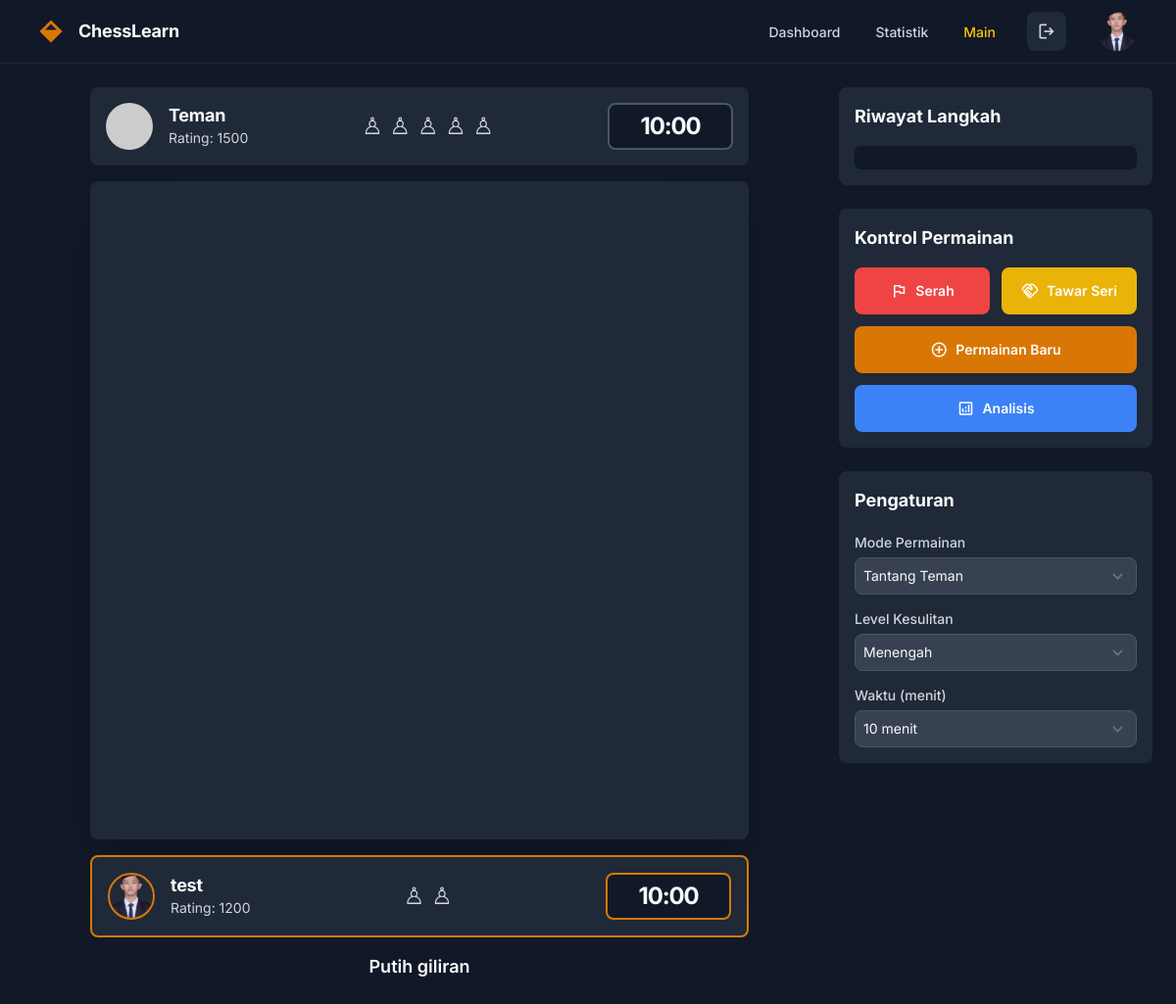
The page /play.php?mode=friend (signed in) on the database its author committed.
### tables this page shows
CREATE TABLE `users` (
  `id` int(11) NOT NULL,
  `username` varchar(50) NOT NULL,
  `email` varchar(100) NOT NULL,
  `password` varchar(255) NOT NULL,
  `elo_rating` int(11) DEFAULT 1200,
  `games_won` int(11) DEFAULT 0,
  `games_lost` int(11) DEFAULT 0,
  `games_draw` int(11) DEFAULT 0,
  `total_games` int(11) DEFAULT 0,
  `created_at` timestamp NOT NULL DEFAULT current_timestamp(),
  `last_login` timestamp NULL DEFAULT NULL,
  `is_admin` tinyint(1) DEFAULT 0,
  `avatar_url` varchar(255) DEFAULT NULL
);

### config.php (called while the page is built, shortened)
<?php
try {
    $conn = new mysqli(DB_HOST, DB_USER, DB_PASS, DB_NAME);
    $conn->set_charset("utf8mb4");
} catch (Exception $e) {
    die("Database connection error: " . $e->getMessage());
}
function getUserById($user_id) {
    global $conn;
    $stmt = $conn->prepare("SELECT * FROM users WHERE id = ?");
    $stmt->bind_param("i", $user_id);
    $stmt->execute();
    $result = $stmt->get_result();
    return $result->fetch_assoc();
}
?>

### play.php (the view, shortened to what this page needs)
<?php
require_once 'config.php';
$user = getUserById($_SESSION['user_id']);
$mode = $_GET['mode'] ?? 'computer';
$avatar_url = $user['avatar_url'] ? 'uploads/' . $user['avatar_url'] : 'https://ui-avatars.com/api/?name=' . urlencode($user['username']) . '&background=d97706&color=fff';
?>
<!DOCTYPE html>
<html class="dark" lang="id">
<head>
    <script src="https://cdn.tailwindcss.com?plugins=forms,container-queries"></script>
    <link href="style.css" rel="stylesheet"/>
    <link rel="stylesheet" href="https://cdnjs.cloudflare.com/ajax/libs/chessboard-js/1.0.0/chessboard-1.0.0.min.css">
</head>
<body class="bg-background-light dark:bg-background-dark font-display">
    <div class="relative flex h-auto min-h-screen w-full flex-col overflow-x-hidden">
        <header class="flex items-center justify-between whitespace-nowrap border-b border-gray-200 dark:border-surface-dark px-6 md:px-10 py-3 bg-surface-light dark:bg-background-dark">
            <div class="flex items-center gap-4 text-text-light-primary dark:text-text-dark-primary">
                <div class="size-6 text-primary">
                    <svg fill="none" viewBox="0 0 48 48" xmlns="http://www.w3.org/2000/svg">
                        <g clip-path="url(#clip0_6_535)">
                            <path clip-rule="evenodd" d="M47.2426 24L24 47.2426L0.757355 24L24 0.757355L47.2426 24ZM12.2426 21H35.7574L24 9.24264L12.2426 21Z" fill="currentColor" fill-rule="evenodd"></path>
                        </g>
                    </svg>
                </div>
                <h2 class="text-text-light-primary dark:text-text-dark-primary text-lg font-bold leading-tight tracking-[-0.015em]">ChessLearn</h2>
            </div>
            <div class="hidden md:flex flex-1 justify-end gap-8">
                <div class="flex items-center gap-9">
                    <a class="text-text-light-secondary dark:text-text-dark-secondary text-sm font-medium leading-normal hover:text-primary" href="dashboard.php">Dashboard</a>
                    <a class="text-text-light-secondary dark:text-text-dark-secondary text-sm font-medium leading-normal hover:text-primary" href="statistik.php">Statistik</a>
                    <a class="text-primary text-sm font-medium leading-normal" href="play.php">Main</a>
                </div>
                <div class="flex gap-2">
                    <a href="logout.php" class="flex max-w-[480px] cursor-pointer items-center justify-center overflow-hidden rounded-lg h-10 bg-gray-100 dark:bg-surface-dark text-text-light-secondary dark:text-text-dark-secondary gap-2 text-sm font-bold leading-normal tracking-[0.015em] min-w-0 px-2.5">
                        <span class="material-symbols-outlined text-xl">logout</span>
                    </a>
                </div>
                <div class="bg-center bg-no-repeat aspect-square bg-cover rounded-full size-10" style='background-image: url("<?php echo $avatar_url; ?>");'></div>
            </div>
        </header>
        <main class="flex flex-col lg:flex-row flex-1 p-4 md:p-6 gap-6 max-w-7xl mx-auto w-full">
            <div class="flex-1 flex flex-col items-center">
                <div class="w-full max-w-2xl mb-4">
                    <div class="flex flex-col sm:flex-row p-4 bg-surface-light dark:bg-surface-dark rounded-lg w-full items-center justify-between gap-4">
                        <div class="flex gap-4 items-center">
                            <div class="bg-center bg-no-repeat aspect-square bg-cover rounded-full size-12" style='background-image: url("https://ui-avatars.com/api/?name=AI&background=6b7280&color=fff&size=100");'></div>
                            <div class="flex flex-col justify-center">
                                <p class="text-text-light-primary dark:text-text-dark-primary text-lg font-bold leading-tight tracking-[-0.015em]">
                                    <?php echo $mode === 'friend' ? 'Teman' : 'Komputer (Level 2)'; ?>
                                </p>
                                <p class="text-text-light-secondary dark:text-text-dark-secondary text-sm font-normal leading-normal">Rating: 1500</p>
                            </div>
                        </div>
                        <div class="flex items-center gap-2 text-text-light-secondary dark:text-text-dark-secondary">
                            <span class="text-2xl">♙ ♙ ♙ ♙ ♙</span>
                        </div>
                        <div class="flex h-12 w-32 items-center justify-center rounded-lg px-3 bg-background-light dark:bg-background-dark border-2 border-gray-300 dark:border-gray-600">
                            <p id="blackTime" class="text-text-light-primary dark:text-text-dark-primary text-2xl font-bold leading-tight tracking-tighter">10:00</p>
                        </div>
                    </div>
                </div>
                <div class="w-full aspect-square max-w-2xl bg-surface-light dark:bg-surface-dark rounded-lg p-4 shadow-2xl">
                </div>
                <div class="w-full max-w-2xl mt-4">
                    <div id="whitePlayer" class="player-card relative flex flex-col sm:flex-row p-4 bg-surface-light dark:bg-surface-dark rounded-lg w-full items-center justify-between gap-4 border-2 border-primary animate-pulse">
                        <div class="flex gap-4 items-center">
                            <div class="bg-center bg-no-repeat aspect-square bg-cover rounded-full size-12 border-2 border-primary" style='background-image: url("<?php echo $avatar_url; ?>");'></div>
                            <div class="flex flex-col justify-center">
                                <p class="text-text-light-primary dark:text-text-dark-primary text-lg font-bold leading-tight tracking-[-0.015em]"><?php echo htmlspecialchars($user['username']); ?></p>
                                <p class="text-text-light-secondary dark:text-text-dark-secondary text-sm font-normal leading-normal">Rating: <?php echo $user['elo_rating']; ?></p>
                            </div>
                        </div>
                        <div class="flex items-center gap-2 text-text-light-secondary dark:text-text-dark-secondary">
                            <span class="text-2xl">♙ ♙</span>
                        </div>
                        <div class="flex h-12 w-32 items-center justify-center rounded-lg px-3 bg-background-light dark:bg-background-dark border-2 border-primary">
                            <p id="whiteTime" class="text-text-light-primary dark:text-text-dark-primary text-2xl font-bold leading-tight tracking-tighter">10:00</p>
                        </div>
                    </div>
                </div>
                <div class="w-full max-w-2xl mt-4 text-center">
                    <p id="status" class="text-text-light-primary dark:text-text-dark-primary text-lg font-semibold">Putih giliran</p>
                </div>
            </div>
            <div class="w-full lg:w-80 flex flex-col gap-6">
                <div class="bg-surface-light dark:bg-surface-dark rounded-lg p-4 flex flex-col gap-4">
                    <h3 class="text-text-light-primary dark:text-text-dark-primary font-bold text-lg">Riwayat Langkah</h3>
                    <div id="moves-container" class="flex-grow bg-background-light dark:bg-background-dark rounded-md p-3 overflow-y-auto max-h-64">
                    </div>
                </div>
                <div class="bg-surface-light dark:bg-surface-dark rounded-lg p-4 flex flex-col gap-4">
                    <h3 class="text-text-light-primary dark:text-text-dark-primary font-bold text-lg">Kontrol Permainan</h3>
                    <div class="flex flex-col gap-3">
                        <div class="grid grid-cols-2 gap-3">
                            <button id="resignBtn" class="flex w-full items-center justify-center gap-2 rounded-lg bg-red-500 hover:bg-red-600 px-4 py-2.5 text-sm font-semibold text-white transition-colors">
                                <span class="material-symbols-outlined text-lg">flag</span>
                                Serah
                            </button>
                            <button id="drawBtn" class="flex w-full items-center justify-center gap-2 rounded-lg bg-yellow-500 hover:bg-yellow-600 px-4 py-2.5 text-sm font-semibold text-white transition-colors">
                                <span class="material-symbols-outlined text-lg">handshake</span>
                                Tawar Seri
                            </button>
                        </div>
                        <button id="newGameBtn" class="flex w-full items-center justify-center gap-2 rounded-lg bg-primary hover:bg-primary/90 px-4 py-2.5 text-sm font-semibold text-white transition-colors">
                            <span class="material-symbols-outlined text-lg">add_circle</span>
                            Permainan Baru
                        </button>
                        <button id="analyzeBtn" class="flex w-full items-center justify-center gap-2 rounded-lg bg-blue-500 hover:bg-blue-600 px-4 py-2.5 text-sm font-semibold text-white transition-colors">
                            <span class="material-symbols-outlined text-lg">analytics</span>
                            Analisis
                        </button>
                    </div>
                </div>
                <div class="bg-surface-light dark:bg-surface-dark rounded-lg p-4 flex flex-col gap-4">
                    <h3 class="text-text-light-primary dark:text-text-dark-primary font-bold text-lg">Pengaturan</h3>
                    <div class="flex flex-col gap-3">
                        <div>
                            <label class="text-text-light-secondary dark:text-text-dark-secondary text-sm font-medium">Mode Permainan</label>
                            <select id="gameMode" class="w-full mt-1 rounded-lg border border-gray-300 dark:border-gray-600 bg-white dark:bg-surface-dark-secondary p-2 text-sm">
                                <option value="friend" <?php echo $mode === 'friend' ? 'selected' : ''; ?>>Tantang Teman</option>
                            </select>
                        </div>
                        <div>
                            <label class="text-text-light-secondary dark:text-text-dark-secondary text-sm font-medium">Level Kesulitan</label>
                            <select id="difficulty" class="w-full mt-1 rounded-lg border border-gray-300 dark:border-gray-600 bg-white dark:bg-surface-dark-secondary p-2 text-sm">
                                <option value="2" selected>Menengah</option>
                            </select>
                        </div>
                        <div>
                            <label class="text-text-light-secondary dark:text-text-dark-secondary text-sm font-medium">Waktu (menit)</label>
                            <select id="timeControl" class="w-full mt-1 rounded-lg border border-gray-300 dark:border-gray-600 bg-white dark:bg-surface-dark-secondary p-2 text-sm">
                                <option value="10" selected>10 menit</option>
                            </select>
                        </div>
                    </div>
                </div>
            </div>
        </main>
    </div>
</body>
</html>

### style.css (style rules this page uses)
* { margin: 0; padding: 0; box-sizing: border-box; }
body { font-family: 'Inter', -apple-system, BlinkMacSystemFont, 'Segoe UI', Roboto, sans-serif; -webkit-font-smoothing: antialiased; -moz-osx-font-smoothing: grayscale; }
.material-symbols-outlined { font-variation-settings: 'FILL' 0, 'wght' 400, 'GRAD' 0, 'opsz' 24; font-size: 24px; }
:root { --primary: #FFC107; --primary-light: #FFEB3B; --primary-dark: #D97706; --primary-focus: #B45309; --accent: #FFD54F; --background-light: #F8F9FA; --background-cream: #FDFBF6; --surface-light: #FFFFFF; --card-light: #FFFFFF; --text-light-primary: #1A1A1A; --text-light-secondary: #666666; --text-muted-light: #6B7280; --border-light: #E0E0E0; --green-status: #2ECC71; --red-status: #E74C3C; --yellow-status: #F1C40F; }
.dark { --background-dark: #0F172A; --background-dark-alt: #1A1A1A; --background-dark-warm: #1C1917; --background-dark-deep: #111827; --surface-dark: #1E293B; --surface-dark-alt: #2C2C2C; --surface-dark-secondary: #374151; --card-dark: #1E1E1E; --text-dark-primary: #F9FAFB; --text-dark-secondary: #D1D5DB; --text-dark-muted: #94A3B8; --text-main-dark: #FFD700; --border-dark: #2D2D2D; --border-dark-alt: #4A4A4A; }
h1, h2, h3, h4, h5, h6 { font-weight: 700; line-height: 1.2; }
p { line-height: 1.6; }
.animate-pulse { animation: pulse 2s cubic-bezier(0.4, 0, 0.6, 1) infinite; }
.transition-colors { transition: color 0.2s ease-in-out, background-color 0.2s ease-in-out; }
.cursor-pointer { cursor: pointer; }
@media (min-width: 768px) { .md\:flex { display: flex; } }
.dark body { background-color: var(--background-dark); color: var(--text-dark-primary); }
.dark a { color: var(--primary); }

### play.php (style rules this page uses)
#moves-container { max-height: 300px; overflow-y: auto; }

### rows shown on the page
users: avatar_url (picture), username "test", elo_rating "1200"
